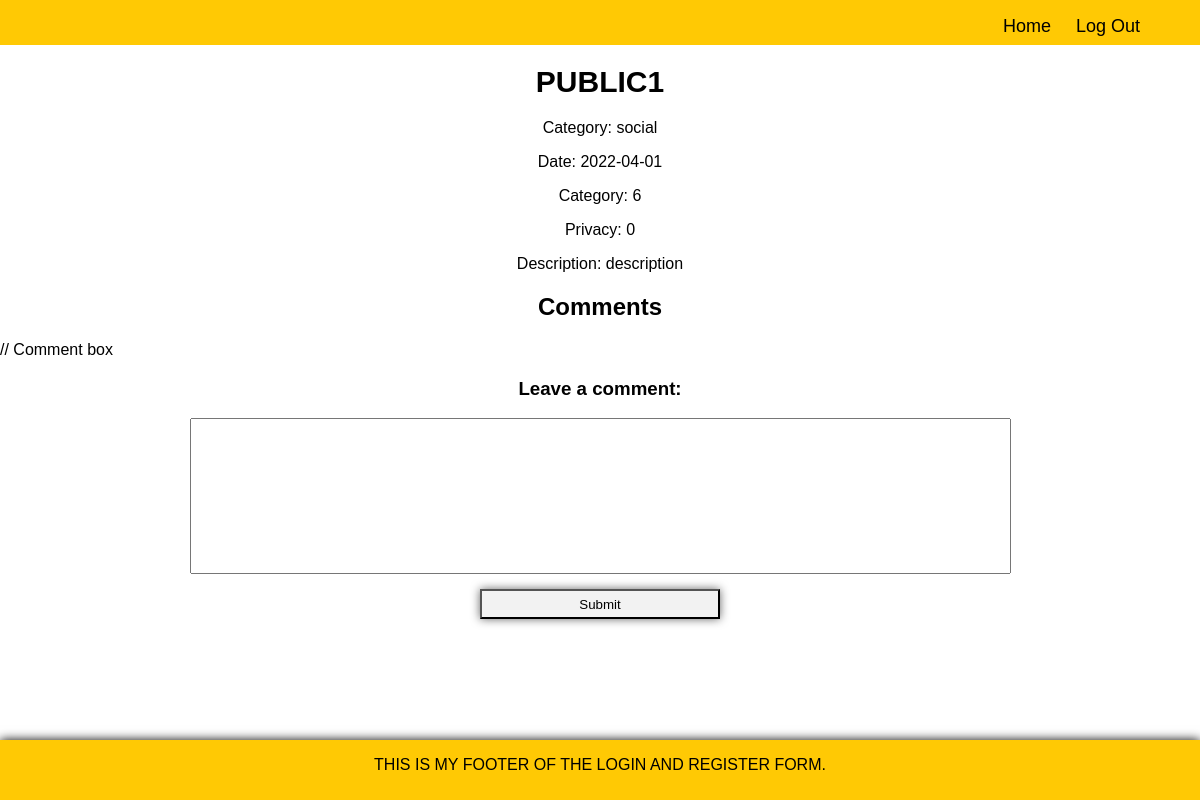
Page /event_page.php?eventId=1 on the earlier database version.
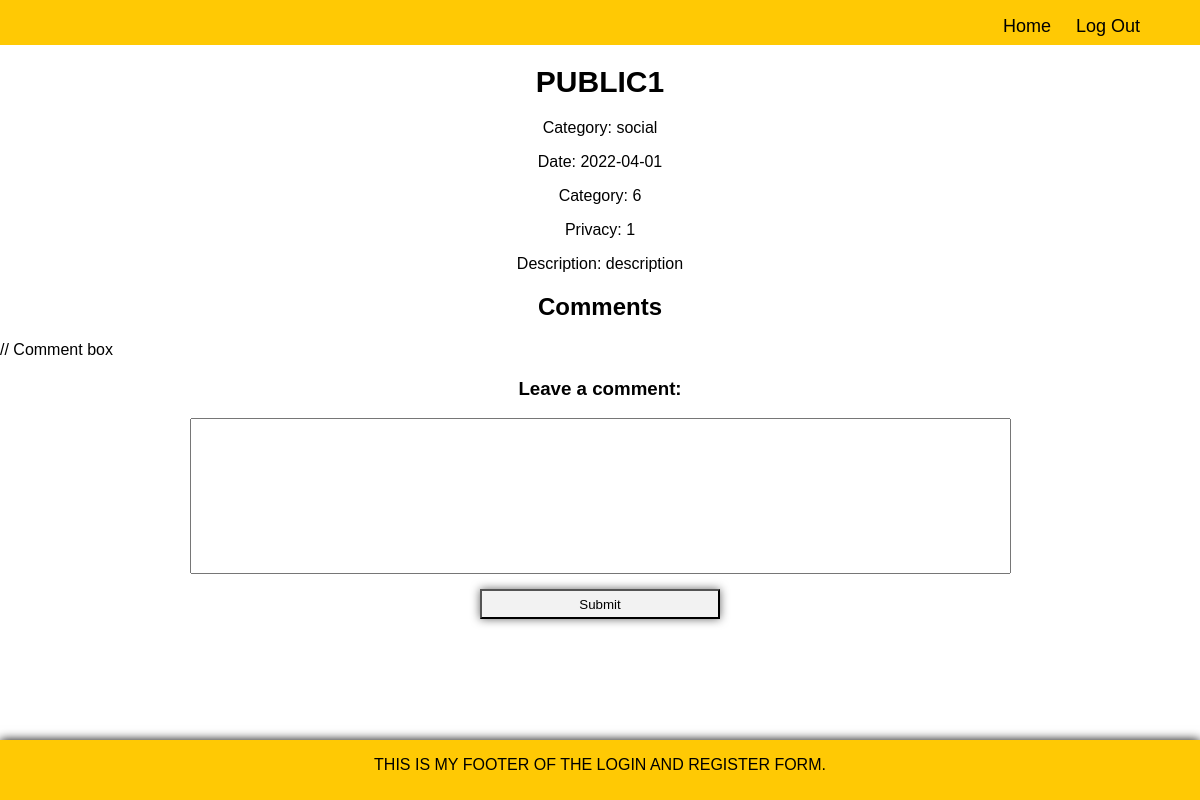
Same page on the later database version.
### tables this page shows
CREATE TABLE event (
	eventId int AUTO_INCREMENT,
    eventName varchar(255) NOT NULL UNIQUE,
    eventCategory varchar(255) NOT NULL,
    eventDescription varchar(255),
    eventDate date NOT NULL,
    eventTime int NOT NULL,
    eventLocationId int NOT NULL,
    eventContactPhone varchar(11) NOT NULL,
    eventContactEmail varchar(255) NOT NULL,
    eventUnivId int not NULL,
    eventPrivacy tinyint not NULL,
    eventRsoId int,
    PRIMARY KEY (eventId),
    FOREIGN KEY (eventLocationId) REFERENCES location (locationId) ON DELETE CASCADE,
    UNIQUE (eventDate, eventTime, eventLocationId)
);

### event_page.php (the view, shortened to what this page needs)
<?php
    require_once 'includes/header.php';
?>
<?php
    $eid = $_GET['eventId'];
    $get_event = "SELECT * FROM event WHERE eventId = $eid";
    $result = mysqli_query($db, $get_event);
    $event_info = mysqli_fetch_array($result);
    $event_name= $event_info['eventName'];
    $event_category = $event_info['eventCategory'];
    $event_date = $event_info['eventDate'];
    $event_time = $event_info['eventTime'];
    $event_privacy = $event_info['eventPrivacy'];
    $event_description = $event_info['eventDescription'];
    $display_block = "
    <h1 style=text-align:center>$event_name</h1>
    <p align=center> Category: $event_category </p>
    <p align=center> Date: $event_date </p>
    <p align=center> Category: $event_time </p>
    <p align=center> Privacy: $event_privacy </p>
    <p align=center> Description: $event_description </p>
    ";
     print $display_block;
?>
<h2 style="text-align:center">Comments</h2>
// Comment box
<h3 style="text-align:center">Leave a comment:</h3>
<form action="insertcomment.php" method="post">
<textarea name="comment" rows="10" cols="100"></textarea>
<input type="submit" />
</form>
<?php
    require_once 'includes/footer.php';
?>

Differences in the rows shown:
changed event "PUBLIC1": eventPrivacy "0" → "1"
